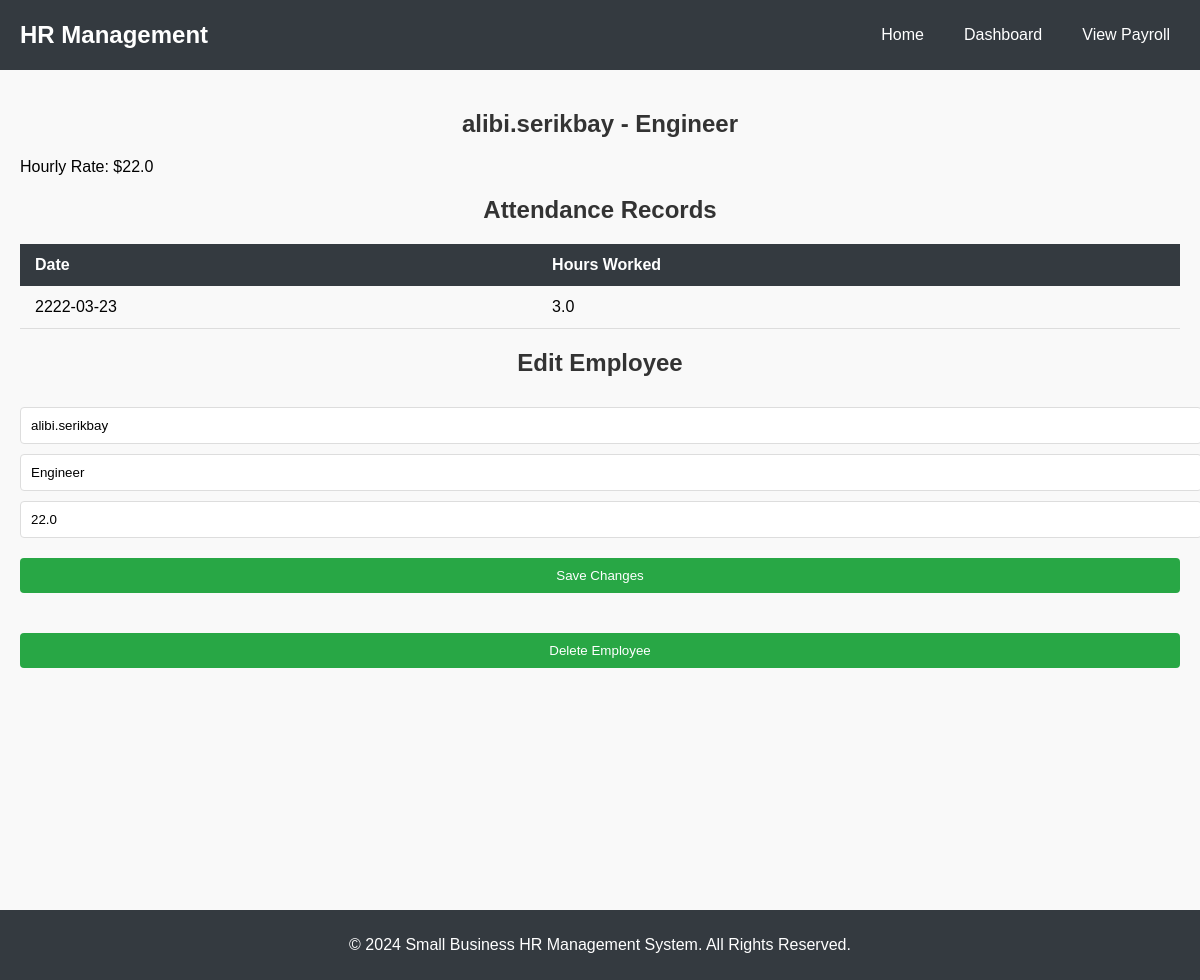
The page /employee/2 on the database its author committed.
### tables this page shows
CREATE TABLE employees (
            id INTEGER PRIMARY KEY AUTOINCREMENT,
            name TEXT NOT NULL,
            position TEXT NOT NULL,
            hourly_rate REAL NOT NULL
        );

CREATE TABLE attendance (
            id INTEGER PRIMARY KEY AUTOINCREMENT,
            employee_id INTEGER,
            date TEXT,
            hours_worked REAL,
            FOREIGN KEY (employee_id) REFERENCES employees (id)
        );

### main.py (the view)
@app.get("/employee/{employee_id}", response_class=HTMLResponse)
async def employee_detail(request: Request, employee_id: int):
    conn = sqlite3.connect('hr_management.db')
    cursor = conn.cursor()
    cursor.execute("SELECT * FROM employees WHERE id = ?", (employee_id,))
    employee = cursor.fetchone()
    cursor.execute("SELECT * FROM attendance WHERE employee_id = ?", (employee_id,))
    attendance_records = cursor.fetchall()
    conn.close()
    return templates.TemplateResponse("employee_detail.html", {"request": request, "employee": employee, "attendance_records": attendance_records})

### templates/employee_detail.html (shortened to what this page needs)
<!DOCTYPE html>
<html lang="en">
<head>
    <link rel="stylesheet" href="/static/styles.css">
</head>
<body>
    <header>
        <nav class="navbar">
            <div class="logo">HR Management</div>
            <ul class="nav-links">
                <li><a href="/">Home</a></li>
                <li><a href="/dashboard">Dashboard</a></li>
                <li><a href="/payroll">View Payroll</a></li>
            </ul>
        </nav>
    </header>
    <main>
        <section class="employee-detail-section">
            <h1>{{ employee[1] }} - {{ employee[2] }}</h1>
            <p>Hourly Rate: ${{ employee[3] }}</p>
            <h2>Attendance Records</h2>
            <table class="styled-table">
                <thead>
                    <tr>
                        <th>Date</th>
                        <th>Hours Worked</th>
                    </tr>
                </thead>
                <tbody>
                    {% for record in attendance_records %}
                    <tr>
                        <td>{{ record[2] }}</td>
                        <td>{{ record[3] }}</td>
                    </tr>
                    {% endfor %}
                </tbody>
            </table>
            <h2>Edit Employee</h2>
            <form action="/edit_employee/{{ employee[0] }}" method="post">
                <input type="text" name="name" value="{{ employee[1] }}" required>
                <input type="text" name="position" value="{{ employee[2] }}" required>
                <input type="number" name="hourly_rate" value="{{ employee[3] }}" required step="0.01">
                <button type="submit">Save Changes</button>
            </form>
            <form action="/delete_employee/{{ employee[0] }}" method="post" style="margin-top: 20px;">
                <button type="submit" class="delete-btn">Delete Employee</button>
            </form>
        </section>
    </main>
    <footer>
        <p>&copy; 2024 Small Business HR Management System. All Rights Reserved.</p>
    </footer>
</body>
</html>

### static/styles.css (style rules this page uses)
body { font-family: 'Arial', sans-serif; margin: 0; padding: 0; background-color: #f9f9f9; }
h1, h2 { color: #333; font-weight: bold; text-align: center; }
main { padding: 20px; min-height: 100vh; }
.navbar { background-color: #343a40; color: #fff; padding: 10px 20px; display: flex; justify-content: space-between; align-items: center; }
.logo { font-size: 1.5em; font-weight: bold; }
.nav-links { list-style: none; display: flex; gap: 20px; }
.nav-links li { display: inline; }
.nav-links a { color: #fff; text-decoration: none; padding: 5px 10px; }
input, select, button { width: 100%; padding: 10px; margin-top: 10px; border-radius: 4px; border: 1px solid #ddd; }
button { background-color: #28a745; color: #fff; border: none; cursor: pointer; margin-top: 20px; }
.styled-table { width: 100%; border-collapse: collapse; margin-top: 20px; }
.styled-table th, .styled-table td { padding: 12px 15px; text-align: left; }
.styled-table th { background-color: #343a40; color: #fff; }
.styled-table tbody tr { border-bottom: 1px solid #ddd; }
footer { background-color: #343a40; color: white; text-align: center; padding: 10px 0; position: relative; width: 100%; bottom: 0; }

### rows shown on the page
employees: name "alibi.serikbay", position "Engineer", hourly_rate "22.0"
attendance: date "2222-03-23", hours_worked "3.0"
